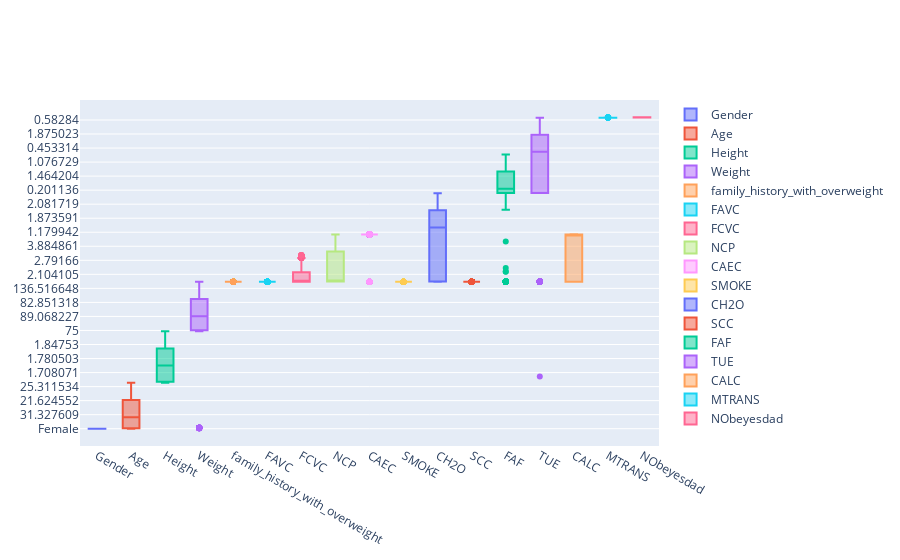

Here is the notebook cell this chart was saved with:
### Code cell
x = []
fig = go.Figure()
for i in columnas:
    x.append(DataO[i])
    fig.add_trace(go.Box(y=DataO[i],name= i))

fig.show()

### Figure 1 — Plotly figure (JSON) as saved in the notebook; plotly's stock layout.template omitted (floating-point values rounded to 4 significant figures; data arrays with more than 128 entries replaced by an {"elided": "..."} marker saying what was removed)
{"data": [{"name": "Gender", "type": "box", "y": {"elided": "2111 str values"}}, {"name": "Age", "type": "box", "y": {"elided": "2111 float values"}}, {"name": "Height", "type": "box", "y": {"elided": "2111 float values"}}, {"name": "Weight", "type": "box", "y": {"elided": "2111 float values"}}, {"name": "family_history_with_overweight", "type": "box", "y": {"elided": "2111 str values"}}, {"name": "FAVC", "type": "box", "y": {"elided": "2111 str values"}}, {"name": "FCVC", "type": "box", "y": {"elided": "2111 float values"}}, {"name": "NCP", "type": "box", "y": {"elided": "2111 float values"}}, {"name": "CAEC", "type": "box", "y": {"elided": "2111 str values"}}, {"name": "SMOKE", "type": "box", "y": {"elided": "2111 str values"}}, {"name": "CH2O", "type": "box", "y": {"elided": "2111 float values"}}, {"name": "SCC", "type": "box", "y": {"elided": "2111 str values"}}, {"name": "FAF", "type": "box", "y": {"elided": "2111 float values"}}, {"name": "TUE", "type": "box", "y": {"elided": "2111 float values"}}, {"name": "CALC", "type": "box", "y": {"elided": "2111 str values"}}, {"name": "MTRANS", "type": "box", "y": {"elided": "2111 str values"}}, {"name": "NObeyesdad", "type": "box", "y": {"elided": "2111 str values"}}], "layout": {}}
